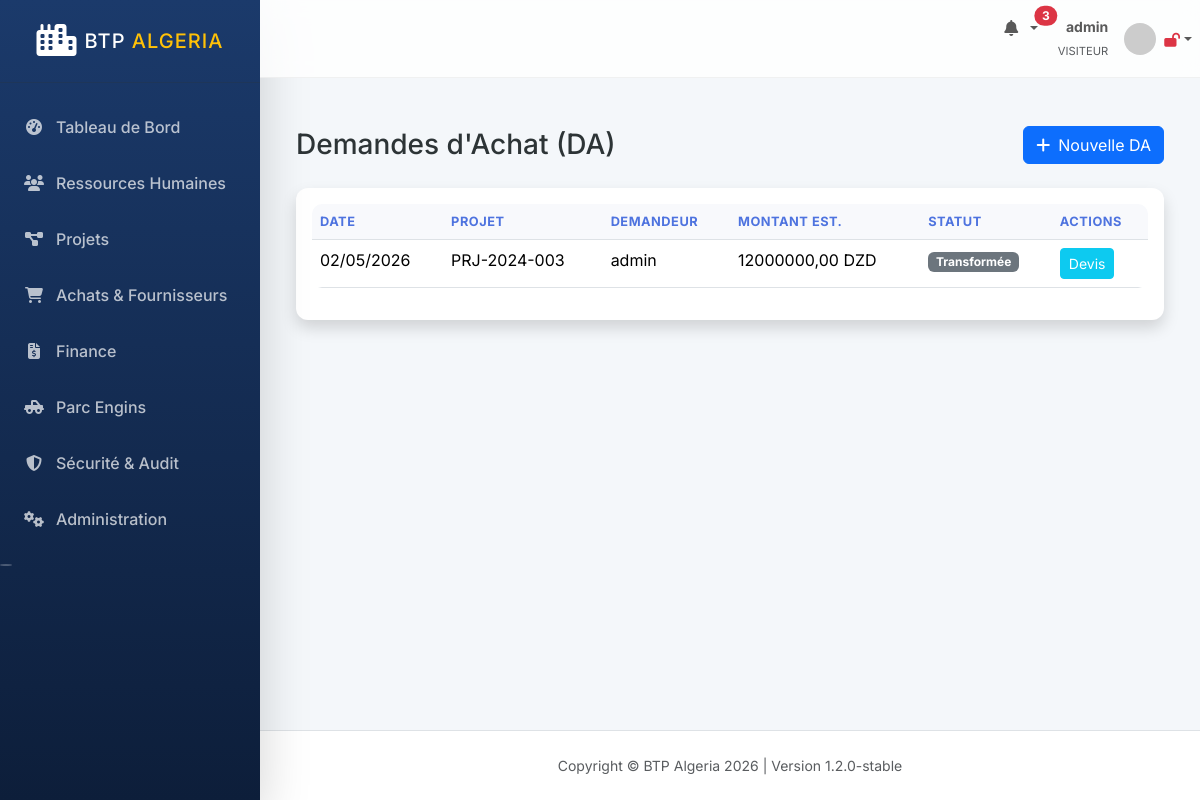
Page /suppliers/achats/demandes/ (signed in) on the committed database.
### apps/suppliers/models.py (models this page shows, shortened)
class DemandeAchat(models.Model):
    URGENCE_CHOICES = (
        ('normale', 'Normale'),
        ('urgente', 'Urgente'),
        ('tres_urgente', 'Très Urgente'),
    )
    STATUT_CHOICES = (
        ('brouillon', 'Brouillon'),
        ('soumise', 'Soumise'),
        ('approuvee', 'Approuvée'),
        ('rejetee', 'Rejetée'),
        ('transformee', 'Transformée'),
    )
    reference = models.CharField(max_length=50, unique=True, blank=True)
    objet = models.TextField()
    projet = models.ForeignKey('projects.Projet', on_delete=models.SET_NULL, null=True, blank=True)
    quantite = models.DecimalField(max_digits=10, decimal_places=3)
    unite = models.CharField(max_length=20)
    montant_estime_dzd = models.DecimalField(max_digits=15, decimal_places=2)
    urgence = models.CharField(max_length=20, choices=URGENCE_CHOICES, default='normale')
    justification = models.TextField()
    demandeur = models.ForeignKey(User, on_delete=models.RESTRICT, related_name='demandes_achat')
    statut = models.CharField(max_length=20, choices=STATUT_CHOICES, default='brouillon')
    approuve_par = models.ForeignKey(User, on_delete=models.SET_NULL, null=True, blank=True, related_name='demandes_approuvees')
    date_approbation = models.DateTimeField(null=True, blank=True)
    motif_rejet = models.TextField(blank=True)
    created_at = models.DateTimeField(auto_now_add=True)
    updated_at = models.DateTimeField(auto_now=True)

### apps/projects/models.py (models this page shows, shortened)
class Projet(models.Model):
    TYPE_TRAVAUX_CHOICES = (
        ('batiment', 'Bâtiment'),
        ('tp', 'Travaux Publics'),
        ('hydraulique', 'Hydraulique'),
        ('vrd', 'VRD'),
        ('renovation', 'Rénovation'),
        ('amenagement', 'Aménagement'),
    )
    STATUT_CHOICES = (
        ('etude', 'Étude'),
        ('preparation', 'Préparation'),
        ('en_cours', 'En cours'),
        ('arret', 'À l\'arrêt'),
        ('reception_provisoire', 'Réception provisoire'),
        ('reception_definitive', 'Réception définitive'),
        ('clos', 'Clos'),
        ('litige', 'En litige'),
        ('resilie', 'Résilié'),
    )
    reference = models.CharField(max_length=50, unique=True)
    intitule = models.CharField(max_length=500)
    intitule_arabe = models.CharField(max_length=500, blank=True)
    reference_marche = models.CharField(max_length=100, unique=True)
    client = models.ForeignKey(Client, on_delete=models.RESTRICT)
    type_travaux = models.CharField(max_length=50, choices=TYPE_TRAVAUX_CHOICES)
    wilaya_chantier = models.ForeignKey('accounts.Wilaya', on_delete=models.RESTRICT)
    commune_chantier = models.CharField(max_length=100)
    adresse_chantier = models.TextField(blank=True)
    montant_marche_ht_dzd = models.DecimalField(max_digits=15, decimal_places=2)
    taux_tva = models.DecimalField(max_digits=4, decimal_places=2, choices=[(9.00, '9%'), (19.00, '19%')], default=19.00)
    montant_marche_ttc_dzd = models.DecimalField(max_digits=15, decimal_places=2, default=0)
    date_ordre_service = models.DateField()
    delai_execution_jours = models.PositiveIntegerField()
    date_fin_contractuelle = models.DateField(blank=True, null=True)
    date_fin_reelle_prevue = models.DateField(null=True, blank=True)
    avancement_pct = models.DecimalField(max_digits=5, decimal_places=2, default=0)
    budget_previsionnel_dzd = models.DecimalField(max_digits=15, decimal_places=2)
    chef_projet = models.ForeignKey('employees.Employe', related_name='projets_chef', on_delete=models.RESTRICT, null=True, blank=True)
    conducteur_travaux = models.ForeignKey('employees.Employe', on_delete=models.RESTRICT, null=True, blank=True)
    statut = models.CharField(max_length=50, choices=STATUT_CHOICES, default='etude')
    taux_penalite_retard = models.DecimalField(max_digits=5, decimal_places=4, default=Decimal('0.0003'))
    garantie_bonne_fin_pct = models.DecimalField(max_digits=4, decimal_places=2, default=Decimal('5.00'))
    is_active = models.BooleanField(default=True)
    created_at = models.DateTimeField(auto_now_add=True)
    updated_at = models.DateTimeField(auto_now=True)
    created_by = models.ForeignKey(User, on_delete=models.SET_NULL, null=True)

### apps/suppliers/views.py (the view)
# urls.py: path('achats/demandes/', views.demande_achat_list, name='demande_achat_list'),
@login_required
def demande_achat_list(request):
    demandes = DemandeAchat.objects.all().order_by('-created_at')
    return render(request, 'suppliers/demande_achat_list.html', {'demandes': demandes})

### templates/suppliers/demande_achat_list.html (shortened to what this page needs)
{% extends 'base.html' %}
{% block content %}
<div class="container-fluid py-4">
    <div class="d-flex justify-content-between align-items-center mb-4">
        <h1 class="h3 mb-0 text-gray-800">Demandes d'Achat (DA)</h1>
        <a href="{% url 'demande_achat_create' %}" class="btn btn-primary"><i class="fas fa-plus me-2"></i>Nouvelle DA</a>
    </div>
    <div class="card shadow">
        <div class="card-body">
            <table class="table table-hover">
                <thead>
                    <tr>
                        <th>Date</th>
                        <th>Projet</th>
                        <th>Demandeur</th>
                        <th>Montant Est.</th>
                        <th>Statut</th>
                        <th>Actions</th>
                    </tr>
                </thead>
                <tbody>
                    {% for da in demandes %}
                    <tr>
                        <td>{{ da.created_at|date:"d/m/Y" }}</td>
                        <td>{{ da.projet.reference }}</td>
                        <td>{{ da.demandeur.username }}</td>
                        <td>{{ da.montant_estime_dzd }} DZD</td>
                        <td><span class="badge bg-secondary">{{ da.get_statut_display }}</span></td>
                        <td>
                            <a href="{% url 'devis_comparaison' da.pk %}" class="btn btn-sm btn-info text-white">Devis</a>
                        </td>
                    </tr>
                    {% endfor %}
                </tbody>
            </table>
        </div>
    </div>
</div>
{% endblock %}

### templates/base.html (shortened to what this page needs)
{% load static %}
<!DOCTYPE html>
<html lang="fr" dir="ltr">
<head>
    <link href="https://cdn.jsdelivr.net/npm/bootstrap@5.3.2/dist/css/bootstrap.min.css" rel="stylesheet">
    <link rel="stylesheet" href="https://cdnjs.cloudflare.com/ajax/libs/font-awesome/6.4.0/css/all.min.css">
    <link rel="stylesheet" href="{% static 'css/btp_custom.css' %}">
</head>
<body id="page-top">
    <div id="wrapper">
        <nav class="sidebar shadow-lg" id="accordionSidebar">
            <div class="sidebar-brand d-flex align-items-center justify-content-center py-4">
                <div class="sidebar-brand-icon me-2">
                    <i class="fas fa-city text-white fa-2x"></i>
                </div>
                <div class="sidebar-brand-text text-white font-weight-bold h5 mb-0">BTP <span class="text-warning">Algeria</span></div>
            </div>
            <hr class="sidebar-divider my-0 bg-white opacity-25">
            <div class="sidebar-content mt-3">
                {% for item in menu_items %}
                    <a class="nav-link {% if request.resolver_match.url_name == item.url %}active{% endif %}" href="{% url item.url %}">
                        <i class="{{ item.icon }}"></i>
                        <span>{{ item.name }}</span>
                    </a>
                {% endfor %}
            </div>
            <div class="text-center d-none d-md-inline mt-5">
                <button class="rounded-circle border-0 bg-white opacity-25" id="sidebarToggle"></button>
            </div>
        </nav>
        <div id="content-wrapper" class="d-flex flex-column">
            <div id="content">
                <nav class="navbar navbar-expand navbar-light navbar-custom topbar mb-4 static-top">
                    <ul class="navbar-nav ms-auto">
                        <li class="nav-item dropdown no-arrow mx-1">
                            <a class="nav-link dropdown-toggle position-relative" href="{% url 'notifications' %}" id="alertsDropdown">
                                <i class="fas fa-bell fa-fw text-gray-400"></i>
                                {% if notifications_count > 0 %}
                                    <span class="position-absolute top-2 start-100 translate-middle badge rounded-pill bg-danger">
                                        {{ notifications_count }}
                                    </span>
                                {% endif %}
                            </a>
                        </li>
                        <li class="nav-item dropdown no-arrow">
                            <a class="nav-link dropdown-toggle d-flex align-items-center" href="#" id="userDropdown" role="button" data-bs-toggle="dropdown">
                                <div class="text-end me-3 d-none d-lg-block">
                                    <span class="text-gray-600 small fw-bold d-block">{{ user.get_full_name|default:user.username }}</span>
                                    <span class="text-muted extra-small" style="font-size: 0.7rem;">{{ user.groups.first.name|upper|default:"VISITEUR" }}</span>
                                </div>
                                <img class="img-profile rounded-circle" src="https://ui-avatars.com/api/?name={{ user.username }}&background=1B3A6B&color=fff" width="32" height="32">
                                <span class="ms-2">
                                    {% if is_2fa_enabled %}
                                        <i class="fas fa-lock text-success small" title="2FA Activé"></i>
                                    {% else %}
                                        <i class="fas fa-lock-open text-danger small" title="2FA Désactivé"></i>
                                    {% endif %}
                                </span>
                            </a>
                        </li>
                    </ul>
                </nav>
                <div class="container-fluid px-4 pb-4">
                    {% block content %}{% endblock %}
                </div>
            </div>
            <footer class="sticky-footer bg-white py-4 mt-auto border-top">
                <div class="container my-auto">
                    <div class="copyright text-center my-auto small text-muted">
                        <span>Copyright &copy; BTP Algeria 2026 | Version 1.2.0-stable</span>
                    </div>
                </div>
            </footer>
        </div>
    </div>
</body>
</html>

### static/css/btp_custom.css (style rules this page uses)
:root { --primary-color: #1B3A6B; --secondary-color: #F8B400; --sidebar-width: 260px; --bg-light: #F4F7FA; --text-dark: #2D3436; --glass-bg: rgba(255, 255, 255, 0.8); --shadow-sm: 0 2px 10px rgba(0,0,0,0.05); --shadow-md: 0 4px 20px rgba(0,0,0,0.08); }
body { font-family: 'Inter', sans-serif; background-color: var(--bg-light); color: var(--text-dark); }
#wrapper { display: flex; }
.sidebar { width: var(--sidebar-width); min-height: 100vh; background: linear-gradient(180deg, var(--primary-color) 0%, #0D1E3A 100%); position: fixed; z-index: 1000; transition: all 0.3s; }
.sidebar-brand-text { letter-spacing: 1px; text-transform: uppercase; }
.sidebar .nav-link { color: rgba(255, 255, 255, 0.7); padding: 1rem 1.5rem; display: flex; align-items: center; gap: 12px; transition: all 0.2s; font-weight: 500; }
.sidebar .nav-link i { width: 20px; text-align: center; }
#content-wrapper { flex: 1; margin-left: var(--sidebar-width); min-height: 100vh; }
.navbar-custom { background: var(--glass-bg); backdrop-filter: blur(10px); border-bottom: 1px solid rgba(0,0,0,0.05); z-index: 1030 !important; }
.card { border: none; border-radius: 12px; box-shadow: var(--shadow-sm); transition: transform 0.3s, box-shadow 0.3s; }
.table { background: white; border-radius: 10px; overflow: hidden; }
.table thead th { background: #f8f9fc; border-top: none; font-size: 0.8rem; text-transform: uppercase; letter-spacing: 0.5px; color: #4e73df; }

### rows in the picture
DemandeAchat: created_at "02/05/2026", projet.reference "PRJ-2024-003", demandeur.username "admin", montant_estime_dzd "12000000,00", statut "Transformée"

### other values in the picture
{{ item.name }} "Tableau de Bord" "Ressources Humaines" "Projets" "Achats & Fournisseurs" "Finance" "Parc Engins" "Sécurité & Audit" "Administration"
{{ notifications_count }} "3"
{{ user.get_full_name|default:user.username }} "admin"
{{ user.groups.first.name|upper|default:"VISITEUR" }} "VISITEUR"
